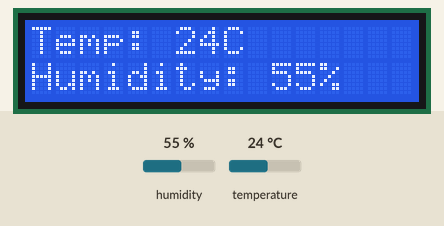
This sketch was run on a simulated ESP8266 (NodeMCU). Parts: 16×2 character LCD. The inputs (shaded band) are chosen by the test bench; at power-on: humidity 55 %, temperature 24 °C. WiFi joins after 1.5 s; servers stay silent unless stated; web services answer with replies made up by the test bench; what the sketch prints to the serial monitor is not drawn.

Above: at 2.7 s.
2.8 s: humidity set to 22 %
At 13.0 s:
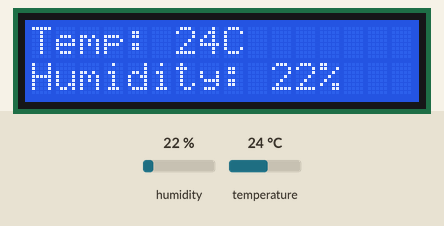
13.3 s: temperature set to 12 °C
At 22.7 s:
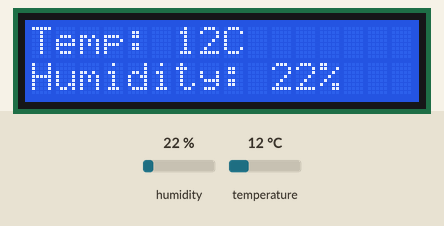
23.6 s: humidity set to 40 %
At 33.5 s:
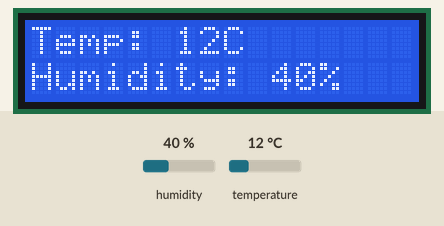
33.8 s: temperature set to 19 °C
At 43.0 s:
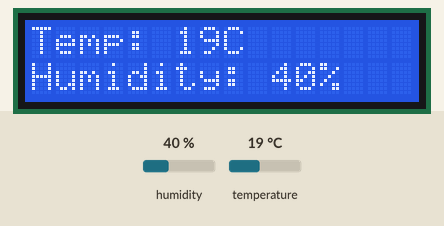
Timing chart, 0 to 44.5 s (numbered marks = the images above; inputs shaded):
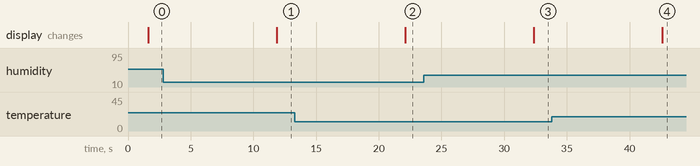

Measured:
- after the input at 2.8 s, the display: changes after 9.1 s (image 1)
- after the input at 13.3 s, the display: changes after 8.8 s (image 2)
- after the input at 23.6 s, the display: changes after 8.8 s (image 3)
- after the input at 33.8 s, the display: changes after 8.8 s (image 4)

The sketch:

lcd.ino
```cpp
#include <ESP8266WiFi.h> // library Wifi NodeMCU ESP8266
#include <WiFiClient.h> // library client
#include <DHT.h> // library DHT
#include <Wire.h> // library for I2C communication
#include <LiquidCrystal_I2C.h> // library for LCD I2C
#include <ESP8266HTTPClient.h> // library for HTTP requests

#define DHTPIN A0 // define pin DHT
#define DHTTYPE DHT11 // define type of DHT
DHT dht(DHTPIN, DHTTYPE); // configure DHT pin and type

const char *ssid = "Hotspot Area"; // WiFi SSID
const char *password = "sekolahvokasimadiun"; // WiFi password

unsigned long myChannelNumber = 2571982; // ThingSpeak channel number
const char * myWriteAPIKey = "CZ8WSMN23O0KNADV"; // ThingSpeak API key
uint8_t temperature, humidity; // temperature and humidity variables

LiquidCrystal_I2C lcd(0x27, 16, 2); // set the LCD address to 0x27 for a 16 chars and 2 line display

void setup() {
  Serial.begin(115200); // begin serial communication
  dht.begin(); // begin DHT sensor
  lcd.init(); // initialize the LCD
  lcd.backlight(); // turn on the LCD backlight

  Serial.println();
  Serial.print("Connecting to ");
  Serial.println(ssid);
  WiFi.begin(ssid, password); // connect to WiFi
  while (WiFi.status() != WL_CONNECTED) { // check WiFi connection
    delay(500);
    Serial.print(".");
  }
  Serial.println("");
  Serial.println("WiFi connected");
  Serial.println(WiFi.localIP());
}

void loop() {
  temperature = dht.readTemperature(); // read temperature from DHT sensor
  humidity = dht.readHumidity(); // read humidity from DHT sensor
  Serial.print("Temperature Value is :");
  Serial.print(temperature);
  Serial.println("C");

  Serial.print("Humidity Value is :");
  Serial.print(humidity);
  Serial.println("%");

  lcd.clear();
  lcd.setCursor(0, 0);
  lcd.print("Temp: ");
  lcd.print(temperature);
  lcd.print("C");

  lcd.setCursor(0, 1);
  lcd.print("Humidity: ");
  lcd.print(humidity);
  lcd.print("%");

  if (WiFi.status() == WL_CONNECTED) { // check WiFi connection
    HTTPClient http;

    String url = "https://api.thingspeak.com/update?api_key=";
    url += myWriteAPIKey;
    url += "&field1=";
    url += String(temperature); // temperature value
    url += "&field2=";
    url += String(humidity); // humidity value

    http.begin(url); // specify request destination
    int httpResponseCode = http.GET(); // send the request

    if (httpResponseCode == 200) { // check HTTP response code
      Serial.println("Data sent successfully to ThingSpeak!");
    } else {
      Serial.print("Error sending data to ThingSpeak. HTTP error code: ");
      Serial.println(httpResponseCode);
    }

    http.end(); // close connection
  } else {
    Serial.println("WiFi not connected. Unable to send data to ThingSpeak.");
  }

  delay(10000); // delay between readings
}
```

7_SEGMENT_AUL.ino
```cpp

```
